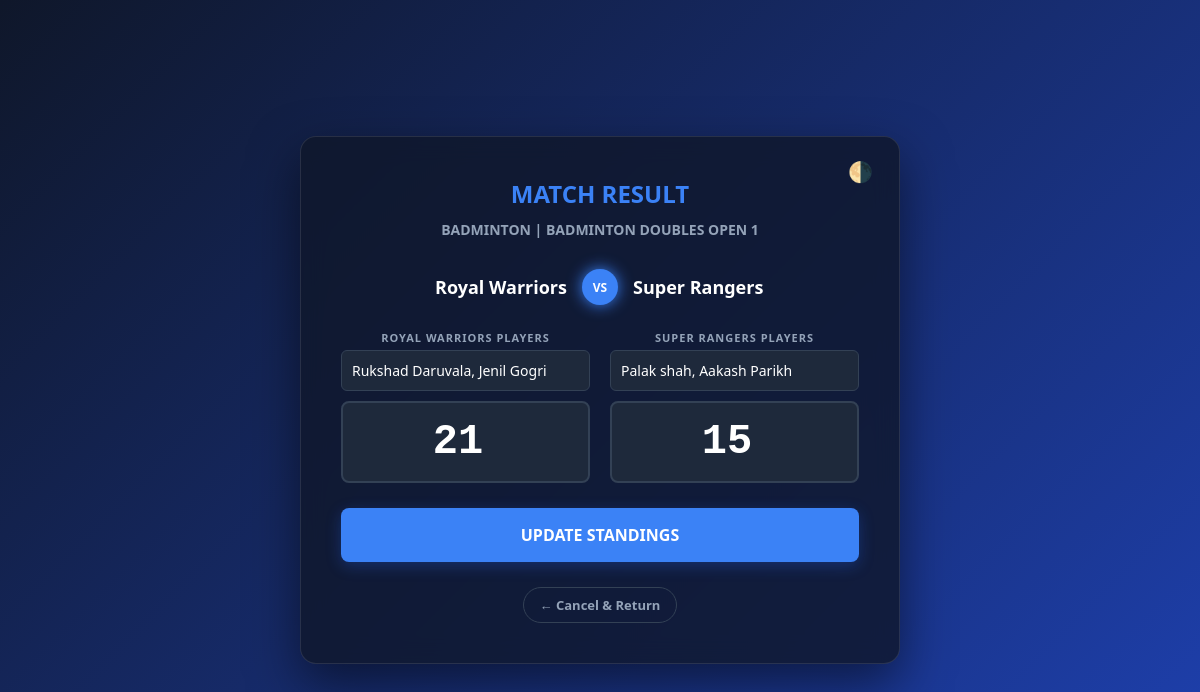
/score/41/ (signed in), run on the app's committed database.
### tournament/models.py (models this page shows, shortened)
class Match(models.Model):
    GROUP_CHOICES = [("A", "A"), ("B", "B"), ("A&B", "A & B")]
    TYPE_CHOICES = [
        ("RR", "Round Robin"), ("SF1", "Semi Finals 1"), ("SF2", "Semi Finals 2"),
        ("P56", "5-6 Position"), ("P34", "3-4 Position"), ("F", "Finals"),
    ]
    event = models.ForeignKey(Event, on_delete=models.CASCADE, related_name="matches")
    match_no = models.IntegerField()
    group = models.CharField(max_length=3, choices=GROUP_CHOICES)
    match_type = models.CharField(max_length=3, choices=TYPE_CHOICES)
    opponent_rule = models.CharField(max_length=200)
    team1 = models.ForeignKey(Team, null=True, blank=True, on_delete=models.SET_NULL, related_name="home_matches")
    team2 = models.ForeignKey(Team, null=True, blank=True, on_delete=models.SET_NULL, related_name="away_matches")
    team1_players = models.CharField(max_length=600, blank=True, null=True)
    team2_players = models.CharField(max_length=600, blank=True, null=True)
    date = models.DateField()
    time = models.TimeField()
    venue_type = models.CharField(max_length=20)
    venue_no = models.CharField(max_length=10)
    winner = models.CharField(max_length=100, null=True, blank=True)
    loser = models.CharField(max_length=100, null=True, blank=True)
    completed = models.BooleanField(default=False)
    team1_score = models.IntegerField(null=True, blank=True)
    team2_score = models.IntegerField(null=True, blank=True)
    @property
    def player_count_hint(self):
        if "bridge" in self.event.sport.name.lower(): return "4-6"
        if "swimming" in self.event.sport.name.lower(): return "Participant"
        if "double" in self.event.name.lower(): return "2"
        return "1"

class Event(models.Model):
    sport = models.ForeignKey(Sport, on_delete=models.CASCADE, related_name="events")
    event_id = models.IntegerField()
    name = models.CharField(max_length=200)
    logo = models.ImageField(upload_to='event_logos/', null=True, blank=True)
    is_locked = models.BooleanField(default=False)
    def __str__(self): return f"{self.sport} | {self.name}"

class Sport(models.Model):
    name = models.CharField(max_length=100, unique=True)
    def __str__(self): return self.name

class Team(models.Model):
    account = models.OneToOneField(User, on_delete=models.SET_NULL, null=True, blank=True, related_name="team_profile")
    code = models.CharField(max_length=10, unique=True)
    name = models.CharField(max_length=100)
    owners = models.CharField(max_length=500, blank=True, null=True, help_text="Team Owners")
    pool = models.CharField(max_length=1, choices=[("A", "Group A"), ("B", "Group B")], default="A")
    icon = models.ImageField(upload_to='team_icons/', null=True, blank=True)

### tournament/views.py (the view, shortened to what this page needs)
# urls.py: path('score/<int:match_id>/', views.score_entry, name='score_entry'),
@login_required
def score_entry(request, match_id):
    if not request.user.is_staff:
        raise PermissionDenied("Unauthorized Access.")
    match = get_object_or_404(Match, id=match_id)
    sport_name = match.event.sport.name.lower()
    rule_lower = (match.opponent_rule or "").lower()
    if "swimming" in sport_name: return swimming_score_entry(request, match)
    if "bridge" in sport_name and "all teams" in rule_lower: return bridge_group_score_entry(request, match)
    if match.team1 and match.team2:
        team1_name, team2_name = match.team1.name, match.team2.name
    elif "vs" in rule_lower:
        parts = match.opponent_rule.split("vs")
        team1_name, team2_name = parts[0].strip(), parts[1].strip()
    else:
        return render(request, "tournament/placeholder_match.html", {"match": match, "reason": "Waiting for results."})
    return render(request, "tournament/score_entry.html", {"match": match, "team1_name": team1_name, "team2_name": team2_name})

### tournament/templates/tournament/score_entry.html (shortened to what this page needs)
<!DOCTYPE html>
<html lang="en">
<head>
</head>
<body class="dark">
<div class="score-card">
    <button class="theme-toggle" onclick="toggleTheme()" title="Toggle Theme">🌗</button>
    <h1>Match Result</h1>
    <h3>{{ match.event }}</h3>
    <div class="matchup">
        <div class="team-name" style="text-align: right;">{{ team1_name }}</div>
        <div class="vs-badge">VS</div>
        <div class="team-name" style="text-align: left;">{{ team2_name }}</div>
    </div>
    <form method="post">
        <div class="input-section">
            <div style="display:flex; gap:20px;">
                <div style="flex:1;">
                    <label style="display:block; margin-bottom:5px;">{{ team1_name }} Players</label>
                    <input type="text" name="team1_players" class="player-input"
                           placeholder="Enter {{ match.player_count_hint }} Name(s)"
                           value="{{ match.team1_players|default_if_none:'' }}">
                    <div style="margin-top:10px;">
                        <input type="number" name="team1_score" class="score-input" required placeholder="0"
                               value="{{ match.team1_score|default_if_none:'' }}">
                    </div>
                </div>
                <div style="flex:1;">
                    <label style="display:block; margin-bottom:5px;">{{ team2_name }} Players</label>
                    <input type="text" name="team2_players" class="player-input"
                           placeholder="Enter {{ match.player_count_hint }} Name(s)"
                           value="{{ match.team2_players|default_if_none:'' }}">
                    <div style="margin-top:10px;">
                        <input type="number" name="team2_score" class="score-input" required placeholder="0"
                               value="{{ match.team2_score|default_if_none:'' }}">
                    </div>
                </div>
            </div>
        </div>
        <button type="submit" class="save-btn">Update Standings</button>
    </form>
    <a href="{% url 'fixtures' %}" class="back-link">← Cancel & Return</a>
</div>
</body>
</html>

### tournament/templates/tournament/score_entry.html (style rules this page uses)
:root { --bg-gradient: linear-gradient(135deg, #f8fafc 0%, #dbeafe 100%); --card-bg: rgba(255, 255, 255, 0.9); --text-main: #1e293b; --text-muted: #64748b; --accent: #2563eb; --input-bg: #f1f5f9; --input-border: #cbd5e1; --shadow: 0 10px 30px rgba(0, 0, 0, 0.1); }
body.dark { --bg-gradient: linear-gradient(135deg, #0f172a 0%, #1e40af 100%); --card-bg: rgba(15, 23, 42, 0.8); --text-main: #ffffff; --text-muted: #94a3b8; --accent: #3b82f6; --input-bg: #1e293b; --input-border: #334155; --shadow: 0 20px 50px rgba(0, 0, 0, 0.5); }
* { box-sizing: border-box; font-family: 'Segoe UI', Roboto, sans-serif; transition: 0.3s; }
body { margin: 0; min-height: 100vh; background: var(--bg-gradient); background-attachment: fixed; color: var(--text-main); display: flex; align-items: center; justify-content: center; padding: 20px; }
.score-card { background: var(--card-bg); backdrop-filter: blur(12px); border: 1px solid rgba(255, 255, 255, 0.1); padding: 40px; border-radius: 16px; box-shadow: var(--shadow); width: 100%; max-width: 600px; text-align: center; position: relative; }
h1 { font-size: 24px; font-weight: 900; text-transform: uppercase; color: var(--accent); margin: 0 0 10px 0; }
h3 { font-size: 14px; font-weight: 600; text-transform: uppercase; color: var(--text-muted); margin: 0 0 30px 0; }
.matchup { display: flex; justify-content: space-between; align-items: center; margin-bottom: 25px; gap: 15px; }
.team-name { font-size: 18px; font-weight: 700; flex: 1; word-wrap: break-word; }
.vs-badge { background: var(--accent); color: white; font-weight: 900; font-size: 12px; padding: 8px; border-radius: 50%; width: 36px; height: 36px; display: flex; align-items: center; justify-content: center; box-shadow: 0 0 15px var(--accent); }
.input-section { margin-bottom: 25px; }
.player-input { width: 100%; padding: 10px; border: 1px solid var(--input-border); border-radius: 6px; background: var(--input-bg); color: var(--text-main); font-size: 14px; }
.score-input { background: var(--input-bg); border: 2px solid var(--input-border); color: var(--text-main); font-family: 'Courier New', monospace; font-size: 42px; font-weight: 800; text-align: center; padding: 15px 0; border-radius: 8px; width: 100%; outline: none; }
label { font-size: 11px; text-transform: uppercase; font-weight: 700; color: var(--text-muted); letter-spacing: 1px; }
.save-btn { background: var(--accent); color: white; border: none; padding: 16px; font-size: 16px; font-weight: 700; text-transform: uppercase; border-radius: 8px; cursor: pointer; width: 100%; box-shadow: 0 4px 15px rgba(37, 99, 235, 0.3); }
.back-link { display: inline-block; margin-top: 25px; color: var(--text-muted); text-decoration: none; font-size: 13px; font-weight: 600; border: 1px solid var(--input-border); padding: 8px 16px; border-radius: 50px; }
.theme-toggle { position: absolute; top: 20px; right: 20px; background: transparent; border: none; color: var(--text-muted); font-size: 20px; cursor: pointer; }

### data on the page
Match: event "BADMINTON | BADMINTON DOUBLES OPEN 1", team1_players "Rukshad Daruvala, Jenil Gogri", team1_score "21", team2_players "Palak shah, Aakash Parikh", team2_score "15"
Team: name "Royal Warriors", name "ROYAL WARRIORS"
Team: name "Super Rangers", name "SUPER RANGERS"
